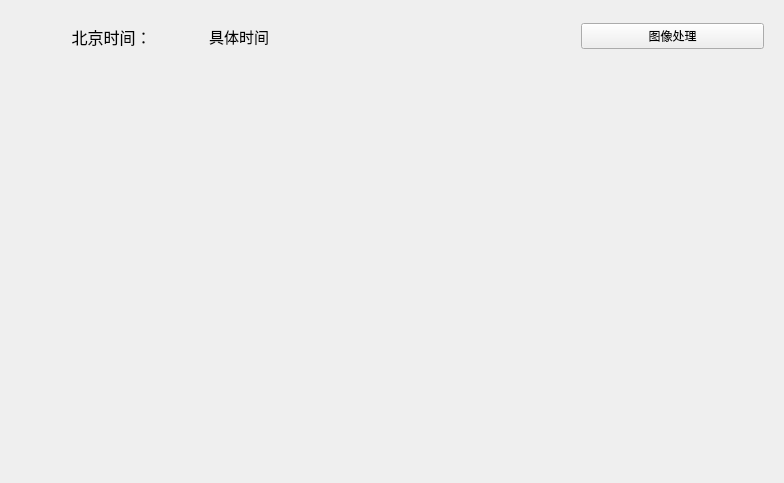
<?xml version="1.0" encoding="UTF-8"?>
<ui version="4.0">
 <class>ShowWindows</class>
 <widget class="QWidget" name="ShowWindows">
  <property name="geometry">
   <rect>
    <x>0</x>
    <y>0</y>
    <width>784</width>
    <height>483</height>
   </rect>
  </property>
  <property name="windowTitle">
   <string>压缩画面</string>
  </property>
  <property name="windowIcon">
   <iconset resource="res.qrc">
    <normaloff>:/zhuronghao.jpg</normaloff>:/zhuronghao.jpg</iconset>
  </property>
  <layout class="QVBoxLayout" name="verticalLayout" stretch="1,8">
   <item>
    <widget class="QWidget" name="widget" native="true">
     <layout class="QHBoxLayout" name="horizontalLayout" stretch="1,2,1">
      <item>
       <widget class="QLabel" name="txt1">
        <property name="font">
         <font>
          <family>Cascadia Code SemiLight</family>
          <pointsize>12</pointsize>
         </font>
        </property>
        <property name="text">
         <string>北京时间：</string>
        </property>
        <property name="alignment">
         <set>Qt::AlignCenter</set>
        </property>
       </widget>
      </item>
      <item>
       <widget class="QLabel" name="bj_time">
        <property name="font">
         <font>
          <family>Calibri</family>
          <pointsize>11</pointsize>
         </font>
        </property>
        <property name="text">
         <string>具体时间</string>
        </property>
       </widget>
      </item>
      <item>
       <widget class="QPushButton" name="pushButton">
        <property name="text">
         <string>图像处理</string>
        </property>
       </widget>
      </item>
     </layout>
    </widget>
   </item>
   <item>
    <widget class="QLabel" name="label">
     <property name="styleSheet">
      <string notr="true">border-image: url(:/cute_profile_photo.jpg);</string>
     </property>
     <property name="text">
      <string/>
     </property>
    </widget>
   </item>
  </layout>
 </widget>
 <resources>
  <include location="res.qrc"/>
 </resources>
 <connections/>
</ui>
